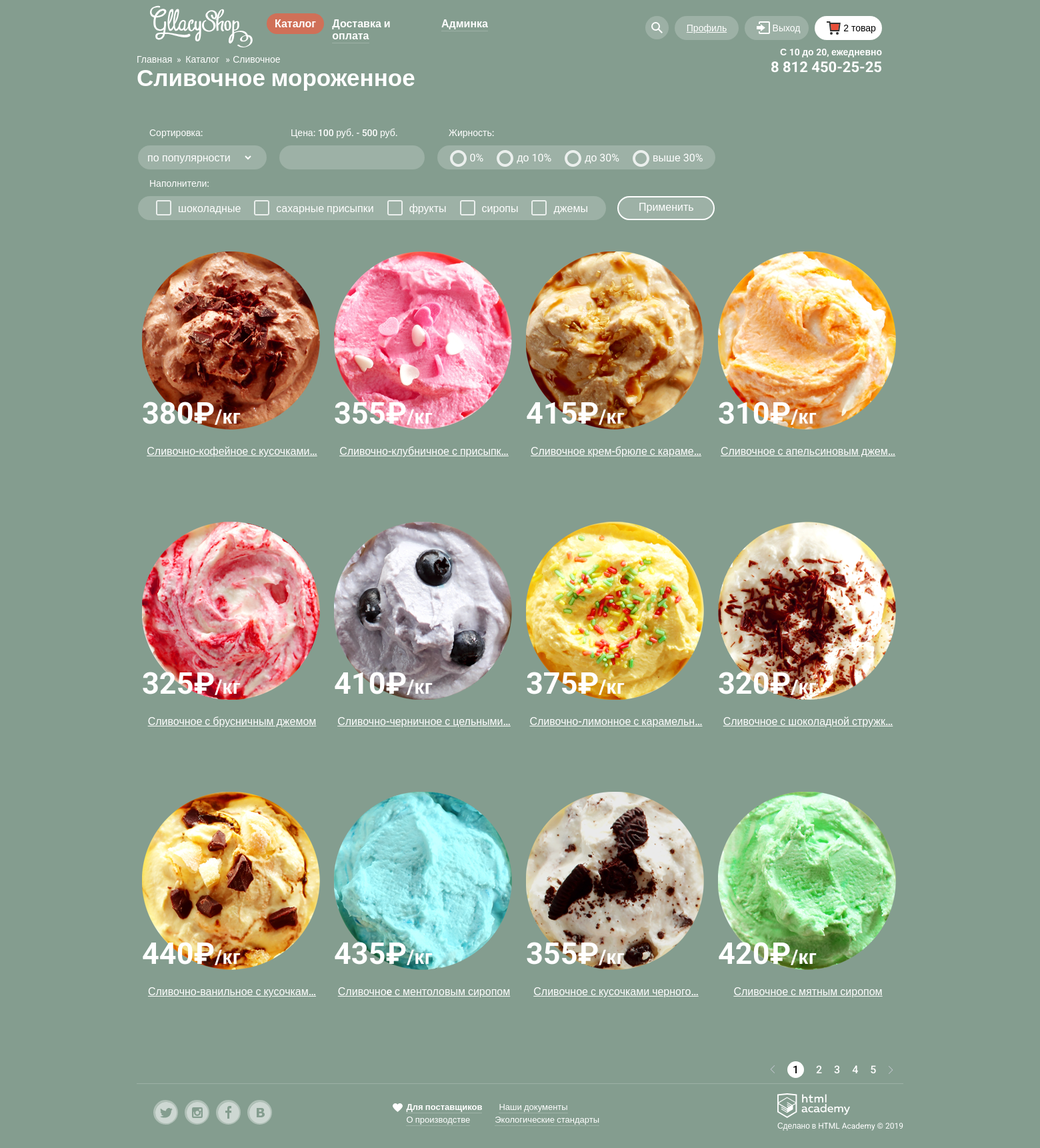
/catalog/ (signed in), run on the app's committed database.
### catalog/models.py (models this page shows, shortened)
class Product(models.Model):
    name = models.CharField(max_length=100)
    image = models.ImageField(upload_to='products/')
    price = models.IntegerField()
    date = models.DateField(null=True, blank=True)
    hit = models.BooleanField(default=False)
    fat = models.IntegerField(null=False, blank=False, )
    fillers = models.ManyToManyField(Filler, related_name="products", blank=True, null=True)

### catalog/views.py (the view, shortened to what this page needs)
# urls.py: path('catalog/', views.catalog_view, name='catalog_url')
def catalog_view(request):
    products = Product.objects.all()
    filter_form = FilterForm(request.GET)
    if filter_form.is_valid():
        if filter_form.cleaned_data["fillers"]:
            selected_fillers = filter_form.cleaned_data["fillers"]
            products = products.filter(fillers__name__in=selected_fillers).distinct()
        if filter_form.cleaned_data["min_price"] and filter_form.cleaned_data["max_price"]:
            min_price = filter_form.cleaned_data["min_price"]
            max_price = filter_form.cleaned_data["max_price"]
            products = products.filter(price__gte=min_price)
            products = products.filter(price__lte=max_price)
    return render(request, 'catalog/catalog.html', context={"products": products})

### home/context_processors.py (called while the page is built)
def hello_to_context(request):
    return {'hello': "hello world"}

### users/context_processor.py (called while the page is built)
def cart_context(request):
    if not request.user.is_authenticated:
        return {}
    else:
        cart, cart_created = Cart.objects.get_or_create(user=request.user)
        items = cart.items.all()
        total_sum = cart.get_total_sum()
        for item in items:
            item.total_price = item.get_total_price()
        return {"cart_items": items, "cart_total_sum": total_sum}

### users/models.py (called while the page is built)
    def get_total_sum(self):
        return sum(item.number * item.product.price for item in self.items.all())

    def get_total_price(self):
        return self.number * self.product.price

### templates/catalog/catalog.html (shortened to what this page needs)
{% extends 'base.html' %}
{% load static %}
{% block extra_css %}
    <link rel="stylesheet" href="https://cdnjs.cloudflare.com/ajax/libs/noUiSlider/15.7.0/nouislider.min.css"/>
{% endblock %}
{% block header_class %} header_catalog {% endblock %}
{% block content%}
<main>
    <ul class="container place">
        <li><a href="" class="a">Главная</a></li>
        <li><a href="" class="a">Каталог</a></li>
        <li><a href="" class="a">Сливочное</a></li>
    </ul>
    <h1 class="container title_catalog">Сливочное мороженное</h1>
    <section class="container">
        <form action="" method="get" class="form_catalog">
            <fieldset class="field field_sort">
                <legend class="legend">
                    Сортировка:
                </legend>
                <select name="sort" class="sort">
                    <option value="popular">по популярности</option>
                </select>
            </fieldset>
            <fieldset class="field field_range">
                <legend class="legend">
                    Цена: <output id="price-min">100</output> руб. - <output id="price-max">500</output> руб.
                </legend>
                <div id="price-slider" class="range_input"></div>
            </fieldset>
            <fieldset class="field field_radio">
                <legend class="legend">
                    Жирность:
                </legend>
                <label>
                    <span class="radio_fake"></span>
                    <span>
                        0%
                    </span>
                </label>
                <label>
                    <span class="radio_fake"></span>
                    <span>
                        до 10%
                    </span>
                </label>
                <label>
                    <span class="radio_fake"></span>
                    <span>
                        до 30%
                    </span>
                </label>
                <label>
                    <span class="radio_fake"></span>
                    <span>
                        выше 30%
                    </span>
                </label>
            </fieldset>
            <fieldset class="field check_field">
                <legend class="legend">
                    Наполнители:
                </legend>
                <label>
                    <span class="checkbox"></span>
                    <span>шоколадные</span>
                </label>
                <label>
                    <span class="checkbox"></span>
                    <span>сахарные присыпки</span>
                </label>
                <label>
                    <span class="checkbox"></span>
                    <span>фрукты</span>
                </label>
                <label>
                    <span class="checkbox"></span>
                    <span>сиропы</span>
                </label>
                <label>
                    <span class="checkbox"></span>
                    <span>джемы</span>
                </label>
            </fieldset>
            <button type="submit" class="field field_btn">Применить</button>
        </form>
    </section>
    <section class="container">
        <ul class="ice_cream ice_cream_catalog">
            {% for product in products %}
                {% include 'product.html' %}
            {% endfor %}
        </ul>
    </section>
    <section class="container">
        <ul class="pages">
            <li><a href="" class="prev"></a></li>
            <li><a href="" class="page page_is_active">1</a></li>
            <li><a href="" class="page ">2</a></li>
            <li><a href="" class="page ">3</a></li>
            <li><a href="" class="page ">4</a></li>
            <li><a href="" class="page ">5</a></li>
            <li><a href="" class="next"></a></li>
        </ul>
    </section>
</main>
{% endblock %}

### templates/product.html (shortened to what this page needs)
{% load static %}
<li
data-popular = "{{ product.hit|yesno:'hit,nothit'}}"
data-price = "{{ product.price }}"
data-fat = "{{ product.fat }}"
class="prd">
    <img src="{{ product.image.url }}" alt="Мороженое {{ product.id }}">
    <p class="price">{{product.price}}₽<span class="kg">/кг</span></p>
    <h3 class="des_ice"><a href="" class="a">{{product.name|truncatechars:30}}</a></h3>
</li>

### static/css/style.css (style rules this page uses)
h1, h2, h3, p, ul, li { margin: 0; padding: 0; list-style: none; }
a { color: #fff; }
body { font-family: Roboto, Arial, sans-serif; background-color: #849D8F; margin: 0; color: #fff; }
fieldset { border: none; padding: 0; }
*, *::before, *::after { box-sizing: border-box; }
.container { width: 1150px; margin: 0 auto; }
.ice_cream { display: flex; flex-wrap: wrap; justify-content: space-between; margin-bottom: 20px; position: relative; height: 405px; }
.ice_cream_catalog { height: auto; }
.price { font-size: 45px; line-height: 13.1px; font-weight: 700; position: relative; bottom: 35px; }
.kg { font-size: 30px; line-height: 13.1px; font-weight: 700; }
.des_ice { font-size: 16px; line-height: 22px; font-weight: 500; text-align: center; width: 270px; height: 44px; }
.place { font-size: 14px; line-height: 16px; display: flex; justify-content: left; column-gap: 20px; position: relative; top: -15px; margin-bottom: -15px; }
.place a { text-decoration: none; position: relative; }
.place a::after { content: "»"; width: 3px; height: 3px; position: absolute; left: 60px; }
.place li:last-child a::after { display: none; }
.title_catalog { font-size: 35px; line-height: 41px; font-weight: 700; margin-bottom: 80px; }
.checkbox { width: 28px; height: 24px; display: block; background-image: url("svg/checkbox-off.svg"); opacity: 0.8; background-repeat: no-repeat; margin-right: 5px; }
.check_field { column-gap: 20px; width: 702px; align-items: center; justify-content: center; }
.check_field label { display: flex; align-items: center; }
.legend { position: absolute; font-size: 14px; font-weight: 500; top: -27px; left: 15px; }
.field { display: flex; position: relative; height: 36px; background-color: rgba(255, 255, 255, 0.2); border-radius: 35px; }
.field_sort { width: 193px; }
.field_sort select { background: none; border: none; color: #FFF; font-size: 16px; font-weight: 500; padding-left: 10px; }
.field_sort option { color: #000; }
.field_range { width: 218px; height: 36px; display: flex; justify-content: center; align-items: center; padding-top: 6px; outline: none; position: relative; }
.range_input { width: 176px; height: 4px; }
.field_radio { width: 417px; column-gap: 20px; align-items: center; justify-content: center; }
.field_radio label { display: flex; align-items: center; }
.radio_fake { width: 30px; height: 30px; display: block; background-image: url("svg/radio-off.svg"); opacity: 0.8; background-repeat: no-repeat; margin-top: 7px; }
.field_btn { outline: none; border: 2px solid #FFF; width: 146px; font-size: 16px; line-height: 18px; font-weight: 500; padding-left: 30px; padding-top: 6px; color: #FFF; margin-bottom: 39px; }
.form_catalog { display: flex; flex-wrap: wrap; column-gap: 15px; row-gap: 40px; }
.ice_cream_catalog li { padding: 8px; height: 405px; }
.pages { display: flex; position: relative; column-gap: 18px; left: 950px; bottom: 23px; align-items: center; margin-top: 30px; }
.page { text-decoration: none; cursor: pointer; font-size: 16px; line-height: 18px; font-weight: 500; }
.prev, .next { display: block; background-image: url("svg/shape2.svg"); background-repeat: no-repeat; width: 8px; height: 14px; }
.next { background-image: url("svg/Shape.svg"); }
.prd { position: relative; }
.page:hover, .page:active, .page_is_active { color: #000; background-color: #FFF; display: flex; align-items: center; justify-content: center; width: 25px; height: 25px; border-radius: 50%; }

### data on the page
Product: image (picture), price "380", name "Сливочно-кофейное с кусочками…"
Product: image (picture), price "355", name "Сливочно-клубничное с присыпк…"
Product: image (picture), price "415", name "Сливочное крем-брюле с караме…"
Product: image (picture), price "310", name "Сливочное с апельсиновым джем…"
Product: image (picture), price "325", name "Сливочное с брусничным джемом"
Product: image (picture), price "410", name "Сливочно-черничное с цельными…"
Product: image (picture), price "375", name "Сливочно-лимонное с карамельн…"
Product: image (picture), price "320", name "Сливочное с шоколадной стружк…"
Product: image (picture), price "440", name "Сливочно-ванильное с кусочкам…"
Product: image (picture), price "435", name "Сливочноe с ментоловым сиропом"
Product: image (picture), price "355", name "Сливочное с кусочками черного…"
Product: image (picture), price "420", name "Сливочное с мятным сиропом"

### other printed values
{{ cart_items|length }} "2"
